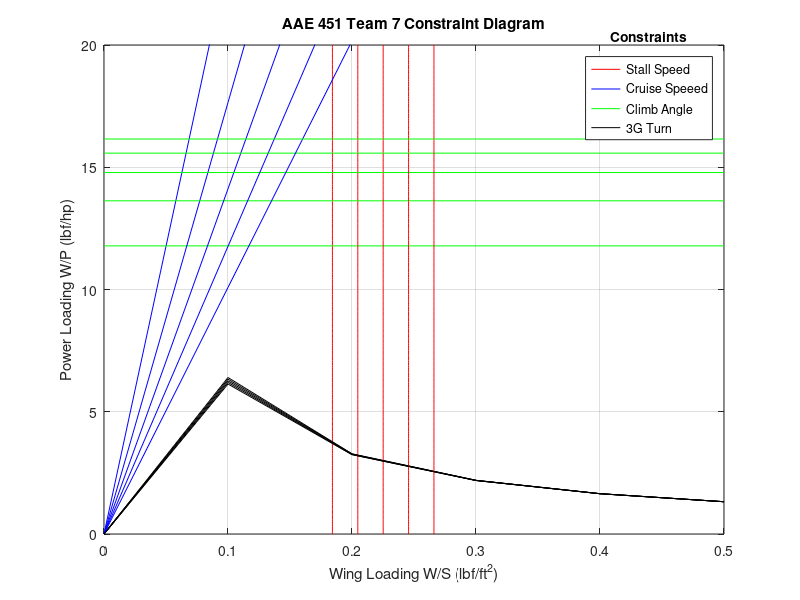

Write the MATLAB code that produced this figure.
% AAE 451 Team 7
% Written by Cooper LeComp and John Papas Dennerline on 2022 09 09

%% Deliverables/Constants
v_stall = 4; % m/s (<15ft/s)
v_cruise = 15; % m/s
p = 1.225; % kg/m^3
np = 0.75; % power eff
gamma = deg2rad(25); % Climb Angle

%% Our design 
cd0 = [0.015, 0.02, 0.025, 0.03, 0.035];
cl_max = [0.9, 1, 1.1, 1.2, 1.3]; % CL max value estimate
l_d_max = [4, 6, 8, 10, 12];

n = 3;
e = 0.7; %span efficiency
AR = 7.142857142857142; %aspect ratio

max_power = 786.9837; % watts
weight = 8.031; % lbf
wing_area = 8.33333; %ft^2
motor_power = max_power*0.00134102; %hp

wing_load = weight/wing_area;
power_load = weight/motor_power;

%% Plotting
MIN_X = 0;
MAX_X = 0.5;
MAX_Y = 20;

x_cd = MIN_X:0.1:MAX_X; % Wing Loading
y_cl = 0:0.1:MAX_Y; % Power Loading

y_cd = zeros(5,length(x_cd));
y_ld = zeros(5,length(x_cd));
x_cl = zeros(5,length(y_cl));
y_3g = zeros(5,length(x_cd));
for i = 1:5
    % Cruise Speed
    power_inv = 1/(.5 * p * 1.1 * (v_cruise)^3 * cd0(i)) ; % m^2/watt
    power_inv = power_inv*(1/0.00134102)*(3.28084^2); % ft^2/hp
    y_cd(i,:) = x_cd.*power_inv; % lbs/hp (x_cd is in units of lbf/ft^2)

    % Climb Angle
    y_ld(i,:) = x_cd .* 0 + (np / (v_cruise * (1 / (0.866 * l_d_max(i)) + sin(gamma)))); % s/m
    y_ld(i,:) = y_ld(i,:)/3.28084; % s/ft
    y_ld(i,:) = 550*y_ld(i,:); % lbf/hp (550 ft*lbf/s = 1 hp)

    % Stall Speed
    x_cl(i,:) = y_cl .* 0 + (.5 * p * v_stall^2 * cl_max(i)); % N/m^2
    x_cl(i,:) = x_cl(i,:)*0.224809/(3.28084^2); % lbf/ft^2

    % 3G Turn
    V_turn = v_stall*sqrt(n);
    q = 0.5*p*V_turn^2;
    wing_loading_SI = x_cd*47.880172;

    thrust2weight = q*(cd0(i)./(wing_loading_SI)+n^2/(q*pi*e*AR)*wing_loading_SI); % watts/N
    thrust2weight = thrust2weight*V_turn/np; % watts/N
    thrust2weight = thrust2weight*0.00134102/0.224809; % hp/W
    y_3g(i,:) = 1./thrust2weight;
end

%% PLotting
figure(1)
for i = 1:5
    plot(x_cl(i,:), y_cl,'r');
    hold on
    plot(x_cd, y_cd(i,:),'b');
    hold on
    plot(x_cd, y_ld(i,:),'g');
    hold on
    plot(x_cd,y_3g(i,:),'k')
    hold on
end
plot(wing_load,power_load,'kx')
hold on
text(wing_load+0.01,power_load,'Current Design')

xlabel('Wing Loading W/S (lbf/ft^2)');
ylabel('Power Loading W/P (lbf/hp)');
title('AAE 451 Team 7 Constraint Diagram');
grid on;
axis([MIN_X MAX_X 0 MAX_Y]);

hleg = legend('Stall Speed','Cruise Speeed','Climb Angle','3G Turn');
htitle = get(hleg,'Title');
set(htitle,'String','Constraints')